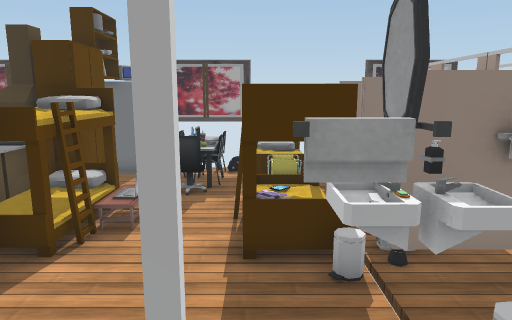
view 1 (above)

24 first-person views from a walk through a Unity game level. The camera is 1.5 m above the floor, tilts 10° down and sees 70° across. Doors are open. The floor is counted in squares, 0.5 m on a side. Each view is taken from the middle of a square. On the plan, view 1 faces up. The plan holds only what a view shows up to about 20 squares ahead; the rest is blank. The player character is not drawn. Some animated figures are not drawn. Some surface patterns are stand-ins.

view 2
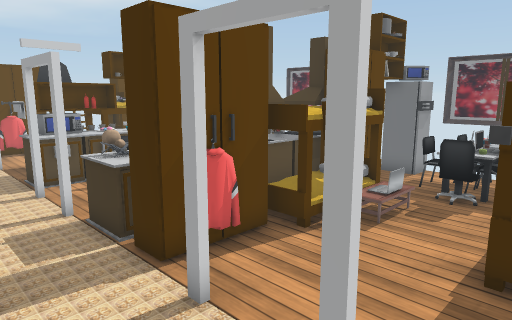

view 3
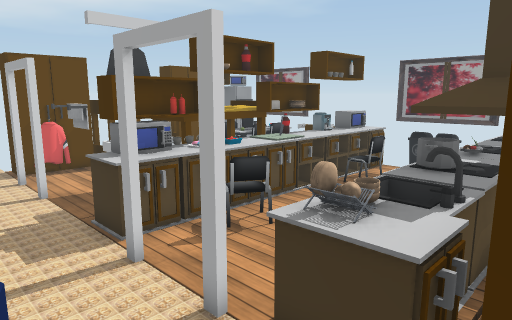

view 4
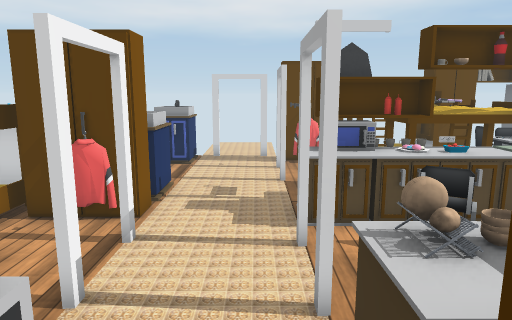

view 5
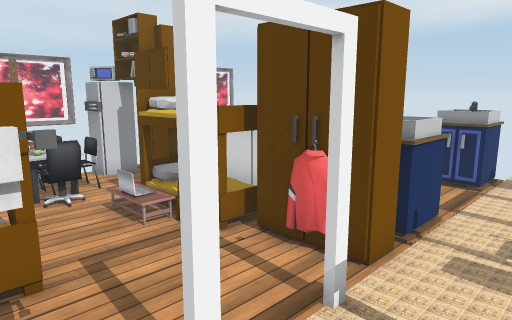

view 6
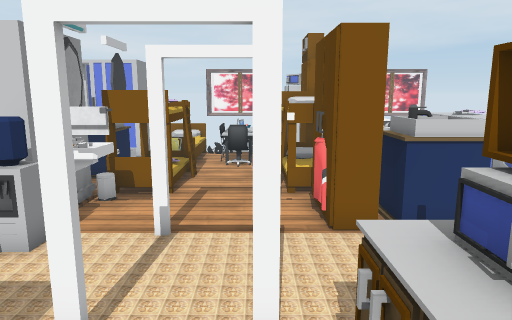

view 7
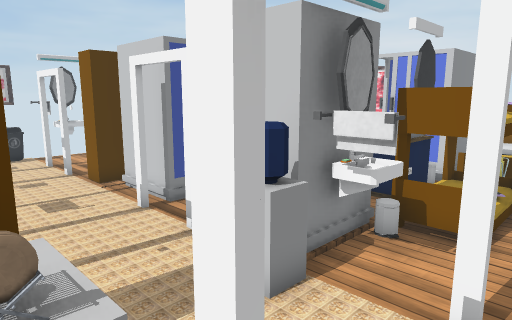

view 8
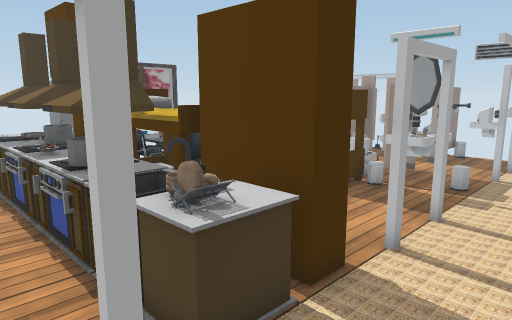

view 9
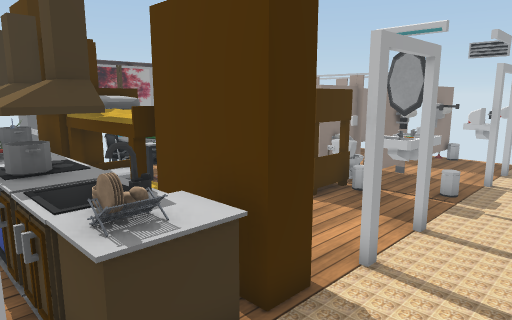

view 10
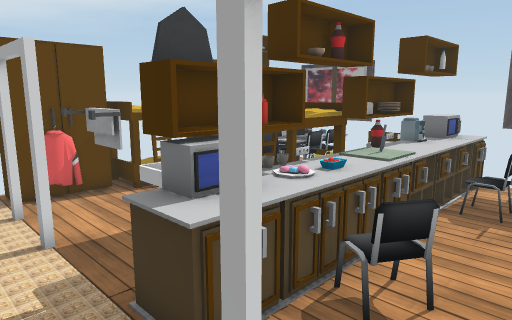

view 11
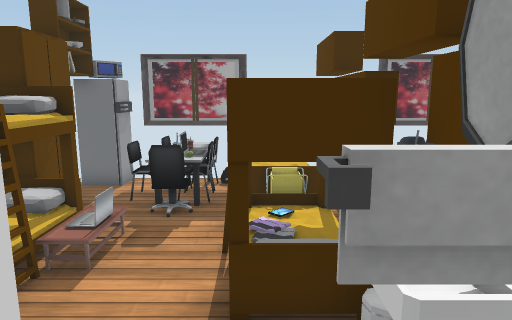

view 12
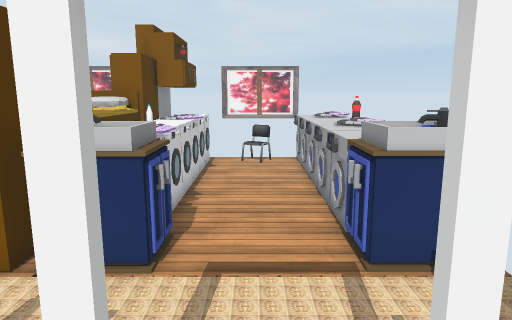

view 13
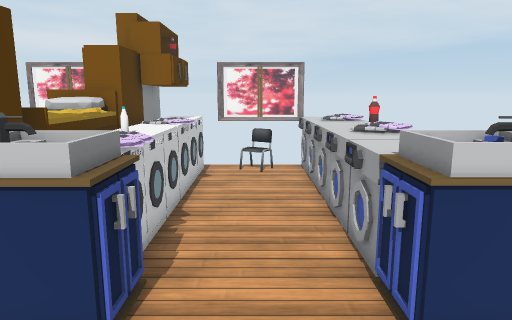

view 14
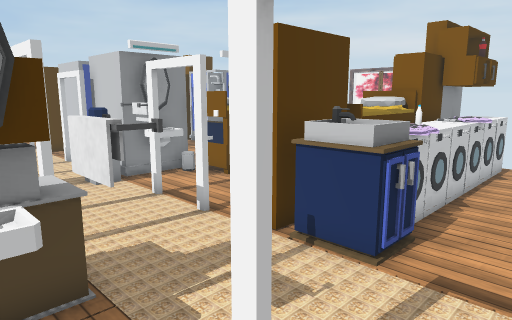

view 15
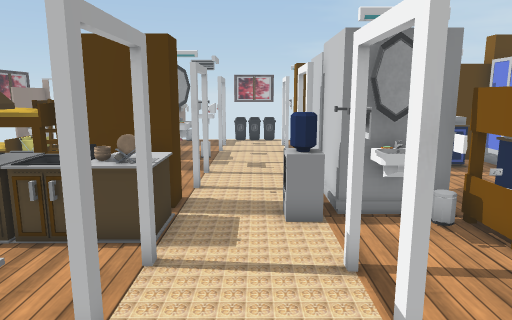

view 16
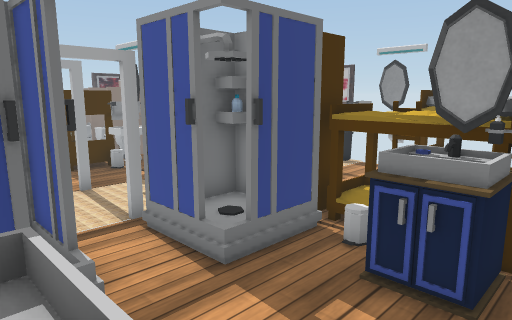

view 17
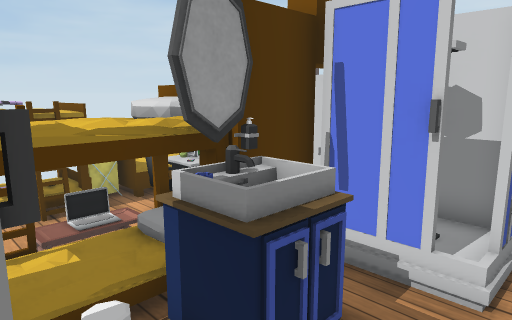

view 18
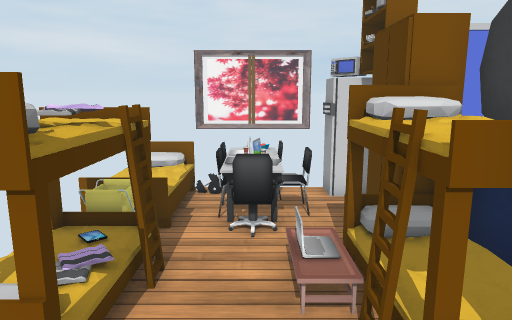

view 19
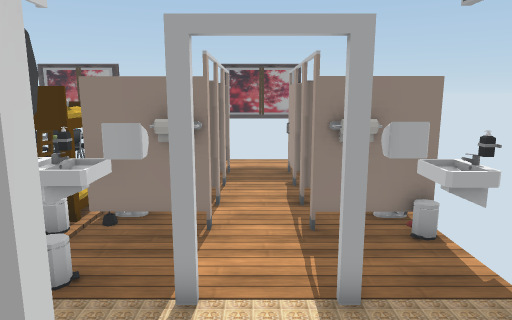

view 20
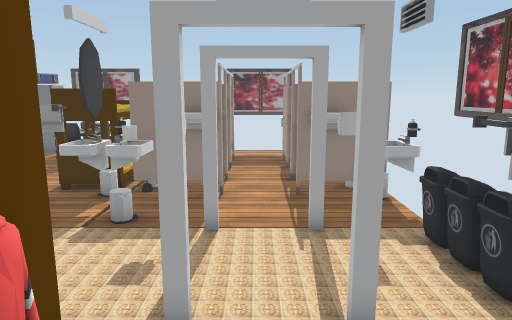

view 21
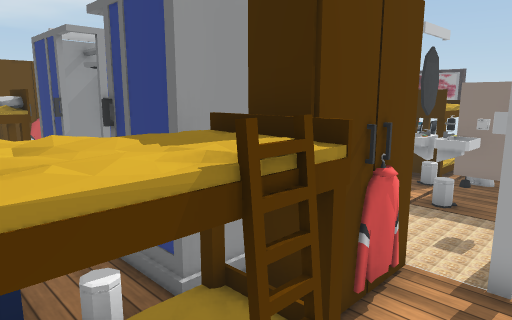

view 22
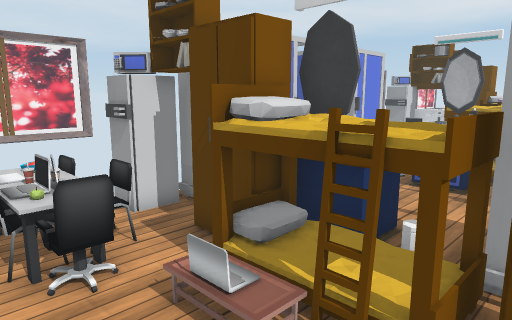

view 23
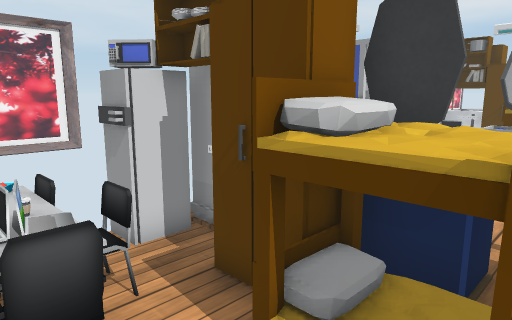

view 24
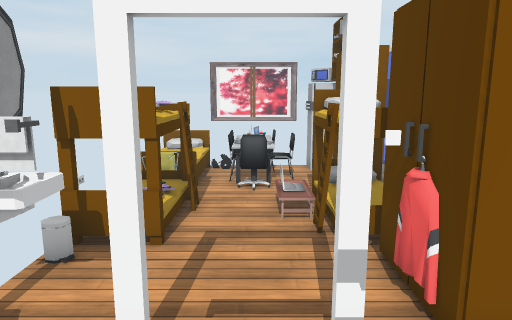

### Floor plan
Key: @ floor where view 1 was taken; # wall or solid block; x gap in a wall; . main floor; : floor 0.25 m higher than the main floor; + floor 0.5 m higher than the main floor; * floor 0.75 m higher than the main floor; / step, stairs or slope; D open door; = window, fence, low wall or low ledge; ^ raised ledge; v drop or lower ground; B bed; F fridge; C chair; L closet; T table; I toilet; H thing the floor can be seen under or through; S sink; M mirror; W water cooler; A machine; N bin; E shelf; O other object.
Columns run from 24 left of view 1 to 10 right of it. Each row starts with its distance up from view 1.
 15    F#####BOOOOOOOOF #####BB  ###x
 14   FFF*OC B#OOOO OOFFF.OCBB   ...
 13    .C+OC  OOO   OO#.COOC     ...
 12    L.TOC  OOOO  OOLL.OOC  O #D.I
 11    L.TC. OOOOO  OOLL.TC..vvO D.I.
 10   L#^...B#BOO   OOL#^...B#B  D.D###
  9    ^^O.BBBBOO   OOO^^O..BBB  D.D./
  8     ^O..BBBOO   OOO^^O..#B####.##
  7   ^^^...BBBOO.  OOO^^...BBB/.D.D. =
  6   LL#.  BBBOOO  OOLL#...BBBHHH.D# #
  5    L.....SMOO   OOLL#....SMSH...#SS
  4    L=....SMOO . OOLL#....SMS.....S#
  3   LL##.#.#OOO#.#OOLL##.#.##.O#..O.#
  2 .................................NN
  1 .................................NE
  0 ..#..............WW.....@........NN
 -1   SSS...SSSO.O.OOOWOO#.#OO.LL#..x##
 -2   SSS...SSSO     OM  O OOOOL#....SM
 -3     S...A AO     OMOOO OO:O L....SM
 -4   AAA...A  OO   OOOOO . OOOLL...BBB
 -5    AA...AAAOO   OOO       .^^=..BBB
 -6    AA...AAAOOO  OOOOO    OO^^:..BBB
 -7   AAA...AAAOOO OOOOOO   OOO^^O..BBB
 -8   AAA...AAAOO.O OOOOO   OOLL^ C.BBB
 -9    AA...AA O.OO OO .      LL..OT++B
-10   AAA...A AOOOOO  OOO  OOOLL.OOC++
-11   AAA...AAA.OOOO  O  O OO:O .COC+
-12    AACO.AAAOOOOO OOO O  OOFFFCOO
-13     A#### OOOOOOOO          F####

Positions as (right, up) in squares from view 1, and headings:
1: (0, 0), facing up
2: (1, 0), facing up-left
3: (-5, 0), facing up-left
4: (-4, 2), facing left
5: (-7, 2), facing down-left
6: (-11, 7), facing down
7: (-10, 4), facing down-right
8: (-10, 0), facing up-right
9: (-9, 0), facing up-right
10: (-9, 1), facing up-left
11: (-16, 2), facing up
12: (-18, 5), facing down
13: (-18, 3), facing down
14: (-19, 5), facing down-right
15: (-15, 1), facing right
16: (-5, -9), facing up-right
17: (-2, -4), facing down-right
18: (6, -1), facing down
19: (6, -2), facing up
20: (6, -5), facing up
21: (6, -7), facing up-left
22: (8, -3), facing down-left
23: (7, -5), facing down-left
24: (6, 3), facing down
